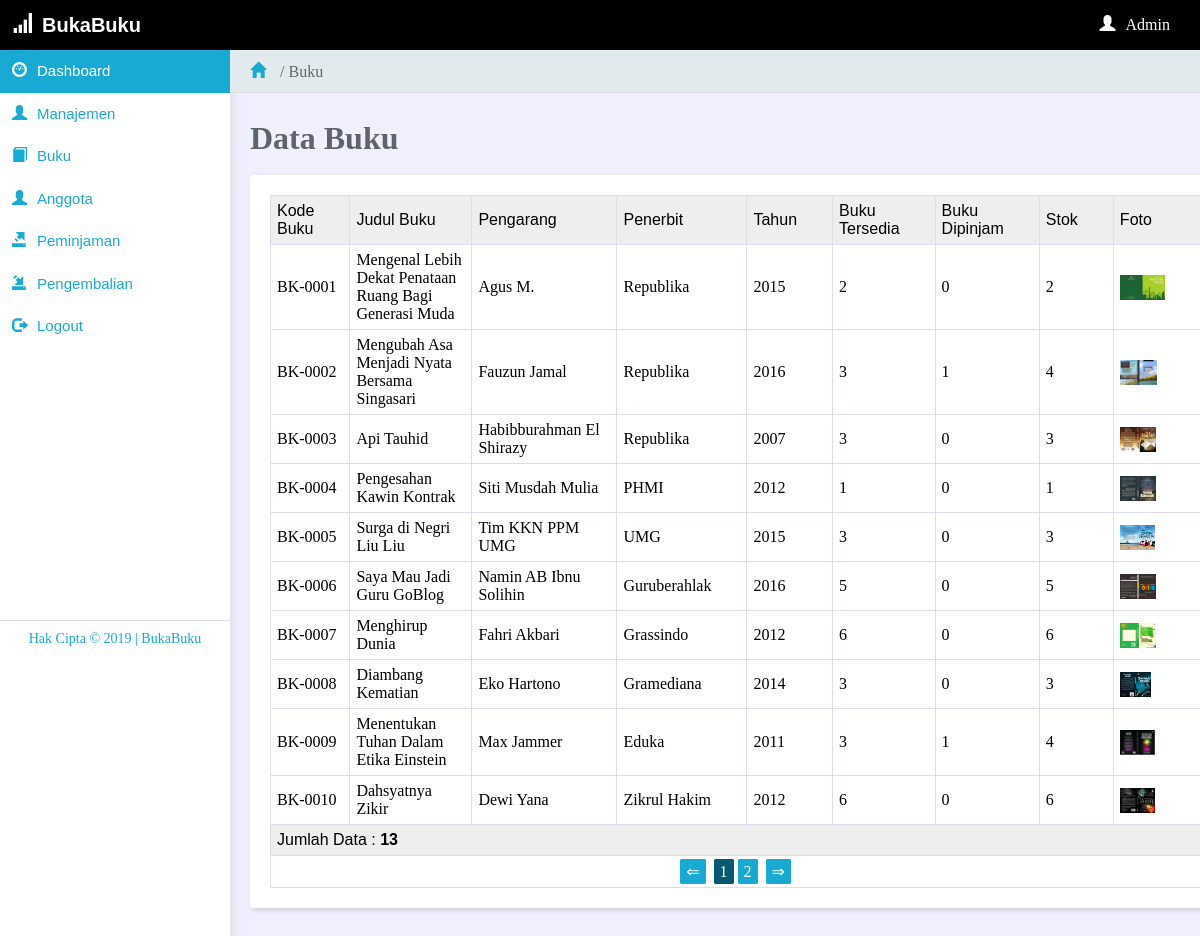
Screenshot of /user/admin/index.php?m=view&p=buku (signed in) with the database file from the repository.
### tables this page shows
CREATE TABLE `buku` (
  `kd_buku` varchar(15) NOT NULL,
  `judul_buku` varchar(150) NOT NULL,
  `pengarang` varchar(30) NOT NULL,
  `penerbit` varchar(30) NOT NULL,
  `tahun` varchar(4) NOT NULL,
  `stok` int(3) NOT NULL,
  `tersedia` int(3) NOT NULL,
  `foto` varchar(150) NOT NULL
);

### user/admin/view/buku.php (the view)
<h1>Data Buku</h1>
<br>
<div class="panel">
	<table class="datatable">
		<tr>
			<th>Kode Buku</th>
			<th>Judul Buku</th>
			<th>Pengarang</th>
			<th>Penerbit</th>
			<th>Tahun</th>
			<th>Buku Tersedia</th>
			<th>Buku Dipinjam</th>
			<th>Stok</th>
			<th>Foto</th>
		</tr>
		<?php
		$batas = 10;
		$pg = isset($_GET['pg']) ? $_GET['pg'] : "";
		if (empty($pg)) {
			$posisi = 0;
			$pg = 1;
		} else {
			$posisi = ($pg - 1) * $batas;
		}
		$sql = mysqli_query($con, "select * from buku limit $posisi,$batas");
		if (mysqli_num_rows($sql) > 0) {
			while ($dataBuku = mysqli_fetch_array($sql)) {
				echo "	<tr class='tr'>
								<td>$dataBuku[kd_buku]</td>
								<td>$dataBuku[judul_buku]</td>
								<td>$dataBuku[pengarang]</td>
								<td>$dataBuku[penerbit]</td>
								<td>$dataBuku[tahun]</td>
								<td>$dataBuku[tersedia]</td>";
				$sql_cek = mysqli_num_rows(mysqli_query($con, "select * from peminjaman where kd_buku = '$dataBuku[kd_buku]'"));
				$kdbk = mysqli_fetch_array(mysqli_query($con, "select * from peminjaman where kd_buku = '$dataBuku[kd_buku]'"));
				if ($kdbk != null) {
					$sql_cek2 = mysqli_num_rows(mysqli_query($con, "select * from pengembalian where kd_peminjaman = '$kdbk[kd_peminjaman]'"));
				}
				if ($sql_cek > 0) {
					if ($sql_cek2 > 0) {
						$dipinjam = $sql_cek - $sql_cek2;
					} else {
						$dipinjam = $sql_cek;
					}
				} else {
					$dipinjam = 0;
				}
				echo "	<td>$dipinjam</td>
								<td>$dataBuku[stok]</td>
								<td><img src='../../image/site/buku/$dataBuku[foto]' class='img'></td>
							<tr>
					";
			}
		} else {
			echo "	<tr>
							<td colspan='9' align='center'>Data tidak tersedia</td>
						<tr>
					";
		}
		$jml_data = mysqli_num_rows(mysqli_query($con, "select * from buku"));
		$JmlHalaman = ceil($jml_data / $batas);
		if ($pg > 1) {
			$link = $pg - 1;
			$prev = "<a href='index.php?m=view&p=buku&?pg=$link' class='btn-pg'>&lArr;</a>";
		} else {
			$prev = "<a href='#' class='btn-pg'>&lArr;</a>";
		}
		$nmr = '';
		for ($i = 1; $i <= $JmlHalaman; $i++) {
			if ($i == $pg) {
				$nmr .= "<a href='#' class='btn-pgactive'>$i</a>";
			} else {
				$nmr .= "<a href='index.php?m=view&p=buku&pg=$i' class='btn-pg'>$i</a>";
			}
		}
		if ($pg < $JmlHalaman) {
			$link2 = $pg + 1;
			$next = "<a href='index.php?m=view&p=buku&pg=$link2' class='btn-pg'>&rArr;</a>";
		} else {
			$next = "<a href='#' class='btn-pg'>&rArr;</a>";
		}
		?>
		<tr>
			<th colspan="10">Jumlah Data :<b> <?php echo $jml_data; ?></b> </th>
		</tr>
		<?php
		echo "<tr>
            	<td colspan='9' align='center'>
            		$prev $nmr $next
            	</td>
    		</tr>";
		?>
	</table>
</div>

### config/css/internal-css.css (style rules this page uses)
body { background-color: #efefff; overflow-x: hidden; }
h1, h2, h3, h4, h5, h6 { color: #5f6468; }
a { color: #fff; text-decoration: none; }
.panel { background-color: #fff; width: 97%; padding: 20px; border-radius: 4px; box-shadow: 2px 2px 5px #ccc; margin-bottom: 20px; }
.datatable { border-collapse: collapse; }
.datatable th { width: 1%; text-align: left; background-color:#eee; color:#000; border:1px solid #dde; padding:6px; font-family: sans-serif; font-weight: 500; }
.datatable td { padding: 6px; border:1px solid #dde; }
.btn-pg { border:1px solid #19AAD4; background-color: #19AAD4; color: #fff; padding: 3px 5px 3px 5px; margin-left: 2px; margin-right: 2px; border-radius: 2px; text-decoration: none; }
.btn-pgactive { border:1px solid #075971; background-color: #075971; color: #fff; padding: 3px 5px 3px 5px; margin-left: 2px; margin-right: 2px; border-radius: 2px; text-decoration: none; }
.img { height: 25px; left: 0px; transition: ease-in-out 1s; }

### config/css/internal-menu.css (style rules this page uses)
* { margin: 0px; padding: 0px; }

### rows the page displays
buku: kd_buku "BK-0001", judul_buku "Mengenal Lebih Dekat Penataan Ruang Bagi Generasi Muda", pengarang "Agus M.", penerbit "Republika", tahun "2015", tersedia "2", dipinjam "0", stok "2", foto (picture)
buku: kd_buku "BK-0002", judul_buku "Mengubah Asa Menjadi Nyata Bersama Singasari", pengarang "Fauzun Jamal", penerbit "Republika", tahun "2016", tersedia "3", dipinjam "1", stok "4", foto (picture)
buku: kd_buku "BK-0003", judul_buku "Api Tauhid", pengarang "Habibburahman El Shirazy", penerbit "Republika", tahun "2007", tersedia "3", dipinjam "0", stok "3", foto (picture)
buku: kd_buku "BK-0004", judul_buku "Pengesahan Kawin Kontrak", pengarang "Siti Musdah Mulia", penerbit "PHMI", tahun "2012", tersedia "1", dipinjam "0", stok "1", foto (picture)
buku: kd_buku "BK-0005", judul_buku "Surga di Negri Liu Liu", pengarang "Tim KKN PPM UMG", penerbit "UMG", tahun "2015", tersedia "3", dipinjam "0", stok "3", foto (picture)
buku: kd_buku "BK-0006", judul_buku "Saya Mau Jadi Guru GoBlog", pengarang "Namin AB Ibnu Solihin", penerbit "Guruberahlak", tahun "2016", tersedia "5", dipinjam "0", stok "5", foto (picture)
buku: kd_buku "BK-0007", judul_buku "Menghirup Dunia", pengarang "Fahri Akbari", penerbit "Grassindo", tahun "2012", tersedia "6", dipinjam "0", stok "6", foto (picture)
buku: kd_buku "BK-0008", judul_buku "Diambang Kematian", pengarang "Eko Hartono", penerbit "Gramediana", tahun "2014", tersedia "3", dipinjam "0", stok "3", foto (picture)
buku: kd_buku "BK-0009", judul_buku "Menentukan Tuhan Dalam Etika Einstein", pengarang "Max Jammer", penerbit "Eduka", tahun "2011", tersedia "3", dipinjam "1", stok "4", foto (picture)
buku: kd_buku "BK-0010", judul_buku "Dahsyatnya Zikir", pengarang "Dewi Yana", penerbit "Zikrul Hakim", tahun "2012", tersedia "6", dipinjam "0", stok "6", foto (picture)

### other values shown
$ex[$i] "Buku"
$jml_data "13"
